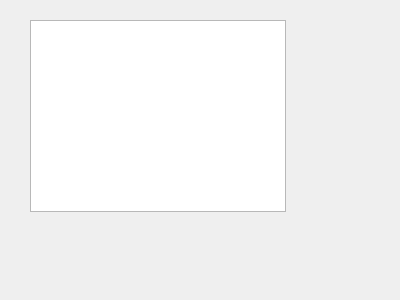
<?xml version="1.0" encoding="UTF-8"?>
<ui version="4.0">
 <class>show_boards</class>
 <widget class="QDialog" name="show_boards">
  <property name="geometry">
   <rect>
    <x>0</x>
    <y>0</y>
    <width>400</width>
    <height>300</height>
   </rect>
  </property>
  <property name="windowTitle">
   <string>Dialog</string>
  </property>
  <widget class="QTextBrowser" name="mg">
   <property name="geometry">
    <rect>
     <x>30</x>
     <y>20</y>
     <width>256</width>
     <height>192</height>
    </rect>
   </property>
  </widget>
 </widget>
 <resources/>
 <connections/>
</ui>
